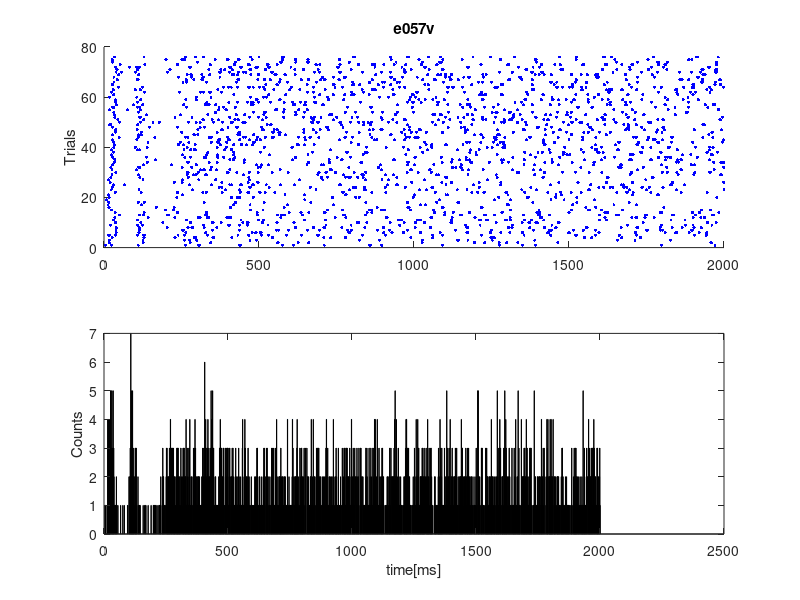

Source code (MATLAB):
% Plot a raster along with the psth...

load('nsa2009_1.mat')
x = input('Enter neuron number: ');

% Plot the spike raster
subplot(2,1,1); 
for i=1:length(data(x).spks)
	spikeinfo = data(x).spks{1,i};

	trial_temp = zeros (1, length(spikeinfo));
	trial = trial_temp +i;

	scatter(spikeinfo, trial, 5, 'b', 'filled');
	hold on
end

title (data(x).name)
ylabel('Trials')

% Plot the PSTH
binsize = 5;
maxTime = 2000;

subplot(2,1,2); 
spikeinfo_temp = zeros (1, 2000);
for i=1:length(data(x).spks)
    spikeinfo = data(x).spks{1,i};
    for  j =1:length(spikeinfo) %#ok<ALIGN>
        somenumber= spikeinfo(j);
        spikeinfo_temp(somenumber) = spikeinfo_temp(somenumber)+1; 
	end
end
bar(spikeinfo_temp)

xlabel('time[ms]') 
ylabel('Counts')



